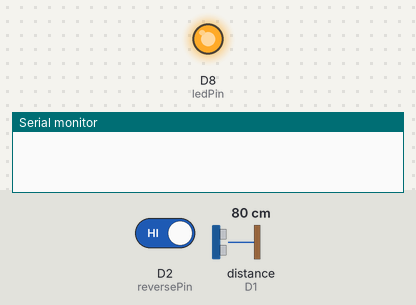
A sketch run on a simulated ESP8266 (NodeMCU). Parts: output pins drawn as LEDs (lit = HIGH), the last lines printed to the serial monitor. Inputs (shaded band) come from the test bench; at power-on: D2 (reversePin) HIGH, distance to the obstacle (sensor on D1) 80 cm. The echo pulse lasts 58.3 µs per cm; pins used as bus, display or sensor lines are not drawn.

Above: at 0.1 s.
At 1.7 s:
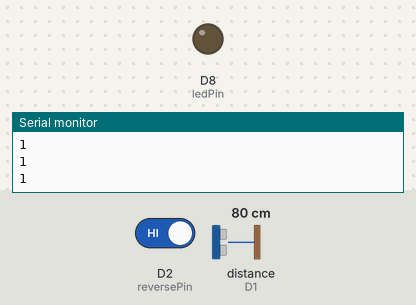
1.8 s: D2 (reversePin) driven LOW
At 2.9 s:
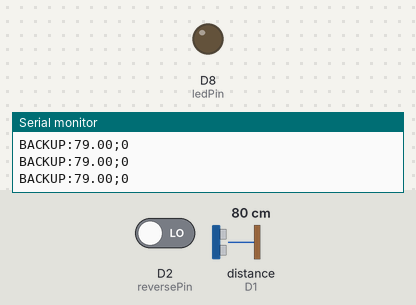
Timing chart, 0 to 4.8 s (numbered marks = the images above; inputs shaded):
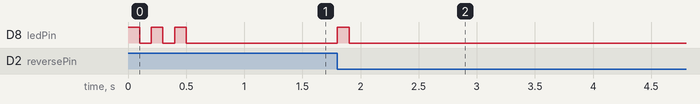

The sketch:

gorbutt.ino
```cpp
/*********
 * Gorman's Butt Controller
 *
 * Controls backup sensor (and others?) and
 * relays data to Gorbrain via serial comm (wifi?)
 *
*********/

const int trigPin = D0;
const int echoPin = D1;
const int reversePin = D2;
const int ledPin = D8;

//define sound velocity in cm/uS
#define SOUND_VELOCITY 0.034
#define CM_TO_INCH 0.393701

long duration;
float d;
float distanceInch;

int ON = 1;
int OFF = 2;
int lastState = OFF;

class Sensor {
  public:
    String _name;
    Sensor(String name) {
      _name = name;
    }
    String data(float data) {
      return _name + ":" + String(data) + ";";
    }
};

Sensor backupSensor = Sensor("BACKUP");

void blink(int n) {
  int delayTime = 100;
  for (int i = 0; i < n; i++) {
    digitalWrite(ledPin, HIGH);
    delay(delayTime);
    digitalWrite(ledPin, LOW);
    if (i != n - 1) delay(delayTime);
  }
}

void setup() {
  Serial.begin(9600);
  pinMode(reversePin, INPUT);
  pinMode(trigPin, OUTPUT);
  pinMode(echoPin, INPUT);
  pinMode(ledPin, OUTPUT);
  blink(3);
}

float getDistance() {
 // Clears the trigPin
  digitalWrite(trigPin, LOW);
  delayMicroseconds(2);
  // Sets the trigPin on HIGH state for 10 micro seconds
  digitalWrite(trigPin, HIGH);
  delayMicroseconds(10);
  digitalWrite(trigPin, LOW);

  // Reads the echoPin, returns the sound wave travel time in microseconds
  duration = pulseIn(echoPin, HIGH);

  // Calculate the distance
  return duration * SOUND_VELOCITY/2;
}

void loop() {
  int rev = digitalRead(reversePin);
  Serial.println(rev);

  if (rev == LOW) {
    if (lastState == OFF) {
      lastState = ON;
      Serial.write("BACKUP:-1;");
      blink(1);
    }
    Serial.write(backupSensor.data(round(getDistance())).c_str());
  } else {
    if (lastState == ON) {
      lastState = OFF;
      Serial.write("BACKUP:-2;");
      blink(2);
    }
  }
  delay(50);
}
```

Measured:
- after the input at 1.8 s, D8 (ledPin): LOW → HIGH at once, → LOW 0.10 s later
